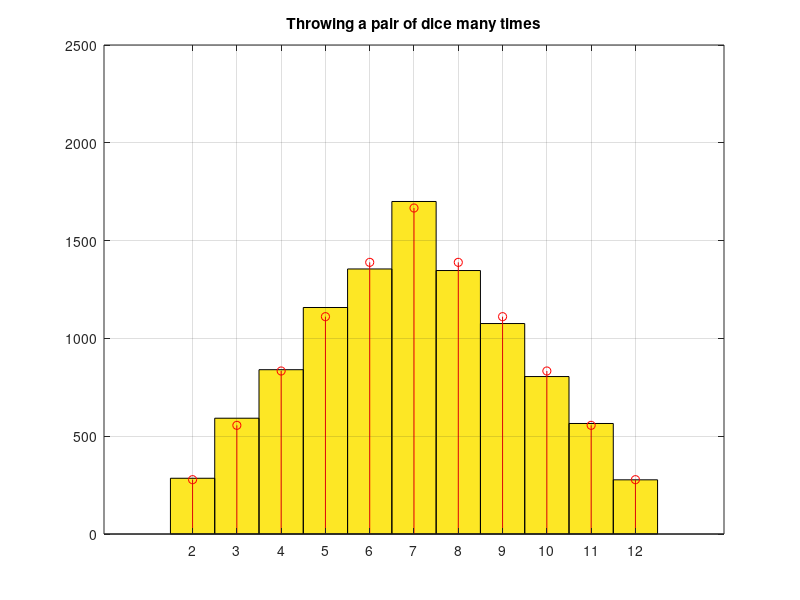

Reproduce this figure in MATLAB.
% Simulate rolling a pair of dice
% David and class

trials = 10000;

%Generate two dice vectors
dice1 = randi(6,1, trials);
dice2 = rand(1,trials);
dice2 = dice2*6;
dice2 = ceil(dice2);

sums = dice1 + dice2;

%Let matlab plot our data with histogram
hist( sums, 2:12 )

%Plot analytic probability stems
hold on
x = 2:12;
numer = [ 1:6 5:-1:1 ];
probability = numer/36;
predicted = trials * probability;
stem( x, predicted, 'r' )

% Set up graph title/legend
grid on;
title('Throwing a pair of dice many times');
axis( [ 0 14 0 trials/4 ] );

hold off;